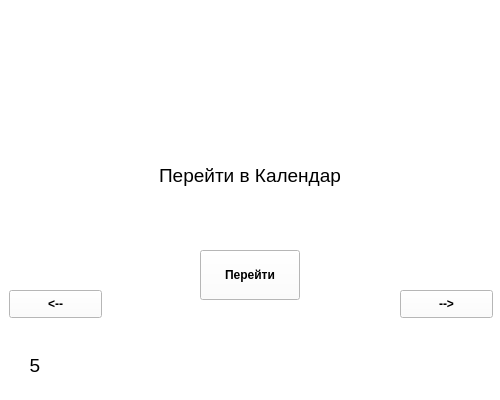
<?xml version="1.0" encoding="UTF-8"?>
<ui version="4.0">
 <class>Form</class>
 <widget class="QWidget" name="Form">
  <property name="geometry">
   <rect>
    <x>0</x>
    <y>0</y>
    <width>500</width>
    <height>400</height>
   </rect>
  </property>
  <property name="windowTitle">
   <string>Form</string>
  </property>
  <property name="styleSheet">
   <string notr="true">background-color: rgb(255, 255, 255);</string>
  </property>
  <widget class="QLabel" name="label">
   <property name="geometry">
    <rect>
     <x>10</x>
     <y>340</y>
     <width>50</width>
     <height>50</height>
    </rect>
   </property>
   <property name="font">
    <font>
     <pointsize>14</pointsize>
    </font>
   </property>
   <property name="text">
    <string>5</string>
   </property>
   <property name="alignment">
    <set>Qt::AlignCenter</set>
   </property>
  </widget>
  <widget class="QLabel" name="label_3">
   <property name="geometry">
    <rect>
     <x>0</x>
     <y>150</y>
     <width>500</width>
     <height>50</height>
    </rect>
   </property>
   <property name="font">
    <font>
     <pointsize>14</pointsize>
    </font>
   </property>
   <property name="text">
    <string>Перейти в Календар</string>
   </property>
   <property name="alignment">
    <set>Qt::AlignCenter</set>
   </property>
  </widget>
  <widget class="QPushButton" name="pushButton">
   <property name="geometry">
    <rect>
     <x>400</x>
     <y>290</y>
     <width>93</width>
     <height>28</height>
    </rect>
   </property>
   <property name="font">
    <font>
     <weight>75</weight>
     <bold>true</bold>
    </font>
   </property>
   <property name="text">
    <string>--&gt;</string>
   </property>
  </widget>
  <widget class="QPushButton" name="pushButton_3">
   <property name="geometry">
    <rect>
     <x>9</x>
     <y>290</y>
     <width>93</width>
     <height>28</height>
    </rect>
   </property>
   <property name="font">
    <font>
     <weight>75</weight>
     <bold>true</bold>
    </font>
   </property>
   <property name="text">
    <string>&lt;--</string>
   </property>
  </widget>
  <widget class="QPushButton" name="pushButton_2">
   <property name="geometry">
    <rect>
     <x>200</x>
     <y>250</y>
     <width>100</width>
     <height>50</height>
    </rect>
   </property>
   <property name="font">
    <font>
     <weight>75</weight>
     <bold>true</bold>
    </font>
   </property>
   <property name="text">
    <string>Перейти</string>
   </property>
  </widget>
 </widget>
 <resources/>
 <connections/>
</ui>
